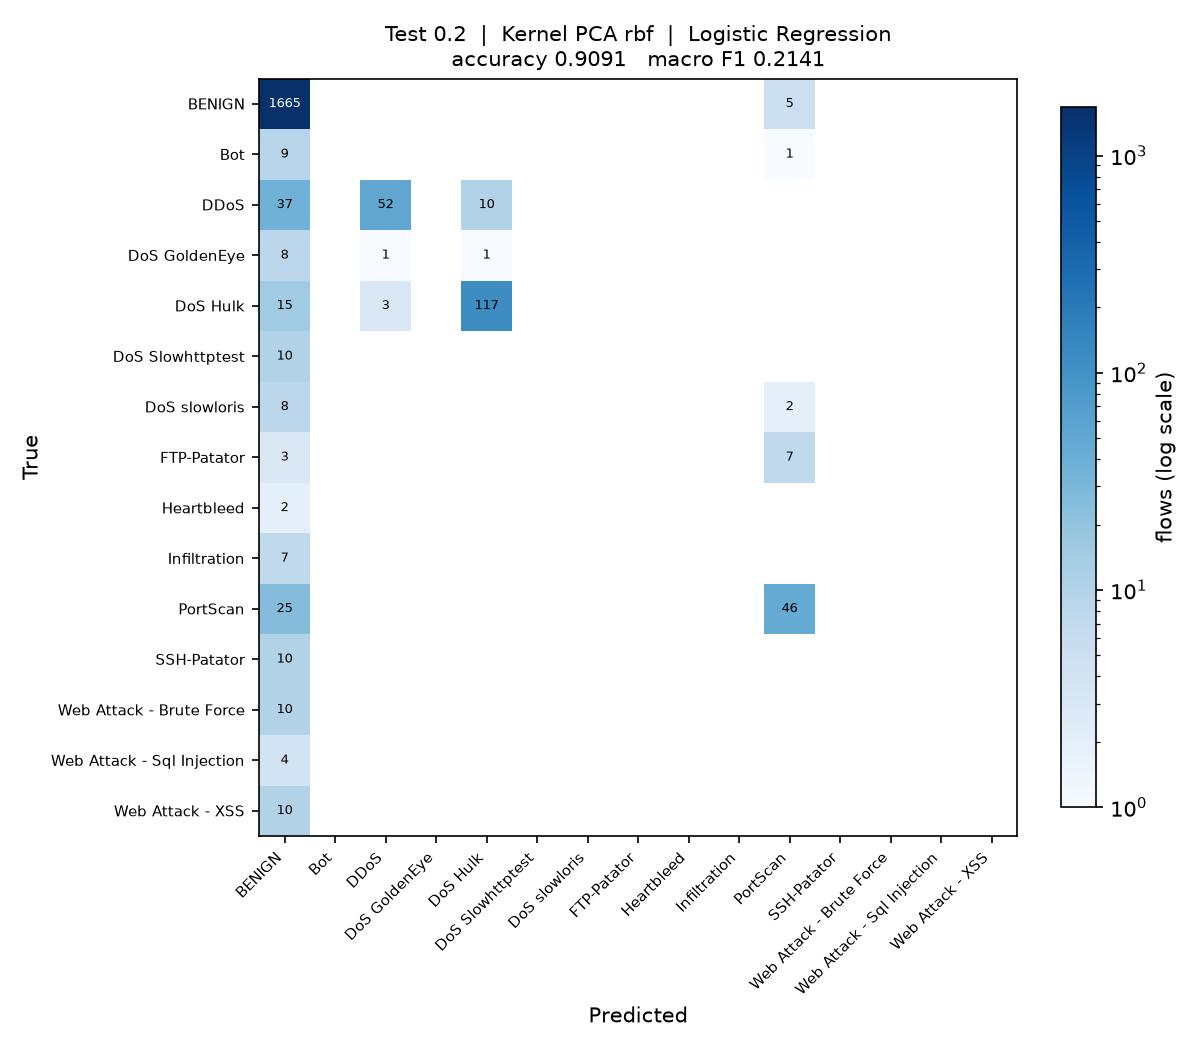

Recreate this plot in Python.
"""
Test_0.2_DR_RBF_LR

Test size 0.2  |  Kernel PCA (rbf)  |  Logistic Regression  (reference sheet #2)

Note: taken in place of sheet #1 Linear Regression, which is a regressor and cannot classify.

Run on its own:

    python Test_0.2_DR_RBF_LR.py

Writes Test_0.2_DR_RBF_LR.jpg (confusion matrix) and appends one row to
results/75_runs.csv.
"""

import os
import sys
import time
import warnings
from pathlib import Path

import matplotlib
matplotlib.use("Agg")
import matplotlib.pyplot as plt
import numpy as np
import pandas as pd
from sklearn.decomposition import KernelPCA
from sklearn.impute import SimpleImputer
from sklearn.metrics import (accuracy_score, confusion_matrix, f1_score,
                             precision_score, recall_score)
from sklearn.model_selection import train_test_split
from sklearn.preprocessing import LabelEncoder, StandardScaler
from sklearn.linear_model import LogisticRegression

sys.path.insert(0, str(Path(__file__).resolve().parent.parent))
from common import load_sample                      # noqa: E402

warnings.filterwarnings("ignore")

# ----- this run -------------------------------------------------------------
TEST_SIZE = 0.2
KERNEL = "rbf"
CLASSIFIER = "LR"
N_COMPONENTS = 15
# ----------------------------------------------------------------------------

SEED = 0
N_JOBS = max(1, (os.cpu_count() or 2) // 2)
STEM = "Test_0.2_DR_RBF_LR"
HERE = Path(__file__).resolve().parent
RESULTS = HERE.parent / "results"


def main():
    t0 = time.time()
    df = load_sample(10000, 50, SEED)
    y = LabelEncoder().fit_transform(df["Label"])
    X = df.drop(columns=["Label", "Day"])
    classes = sorted(df["Label"].unique())
    print(f"{len(df):,} flows, {X.shape[1]} features, {len(classes)} classes")

    X_train, X_test, y_train, y_test = train_test_split(
        X, y, test_size=TEST_SIZE, random_state=SEED, stratify=y)

    # mean imputation and scaling, fitted on the training split only
    imputer = SimpleImputer(strategy="mean").fit(X_train)
    scaler = StandardScaler().fit(imputer.transform(X_train))
    X_train = scaler.transform(imputer.transform(X_train))
    X_test = scaler.transform(imputer.transform(X_test))

    # dimensionality reduction: Kernel PCA, fitted on the training split only.
    # arpack keeps the largest positive eigenvalues; the randomized solver ranks
    # them by magnitude and fails on the sigmoid kernel, which is not PSD.
    kpca = KernelPCA(n_components=N_COMPONENTS, kernel=KERNEL,
                     eigen_solver="arpack", random_state=SEED, n_jobs=N_JOBS)
    X_train = kpca.fit_transform(X_train)
    X_test = kpca.transform(X_test)
    print(f"Kernel PCA ({KERNEL}): {X_train.shape[1]} components")

    classifier = LogisticRegression(max_iter=2000, random_state=SEED)
    classifier.fit(X_train, y_train)
    y_pred = classifier.predict(X_test)

    acc = accuracy_score(y_test, y_pred)
    pre = precision_score(y_test, y_pred, average="macro", zero_division=0)
    rec = recall_score(y_test, y_pred, average="macro", zero_division=0)
    f1 = f1_score(y_test, y_pred, average="macro", zero_division=0)
    pre_w = precision_score(y_test, y_pred, average="weighted", zero_division=0)
    rec_w = recall_score(y_test, y_pred, average="weighted", zero_division=0)
    f1_w = f1_score(y_test, y_pred, average="weighted", zero_division=0)

    print(f"Accuracy  : {acc:.4f}")
    print(f"Precision : {pre:.4f}")
    print(f"Recall    : {rec:.4f}")
    print(f"F1 Score  : {f1:.4f}")

    # confusion matrix image, named to match this script
    cm = confusion_matrix(y_test, y_pred, labels=range(len(classes)))
    fig, ax = plt.subplots(figsize=(8, 7))
    im = ax.imshow(cm, cmap="Blues", norm=matplotlib.colors.LogNorm(vmin=1))
    ax.set_xticks(range(len(classes)), classes, rotation=45, ha="right", fontsize=7)
    ax.set_yticks(range(len(classes)), classes, fontsize=7)
    ax.set_xlabel("Predicted")
    ax.set_ylabel("True")
    ax.set_title(f"Test {TEST_SIZE}  |  Kernel PCA {KERNEL}  |  Logistic Regression\n"
                 f"accuracy {acc:.4f}   macro F1 {f1:.4f}", fontsize=10)
    for i in range(len(classes)):
        for j in range(len(classes)):
            if cm[i, j]:
                ax.text(j, i, cm[i, j], ha="center", va="center", fontsize=6,
                        color="white" if cm[i, j] > cm.max() / 3 else "black")
    fig.colorbar(im, ax=ax, fraction=0.04, label="flows (log scale)")
    fig.tight_layout()
    fig.savefig(HERE / f"{STEM}.jpg", dpi=150)
    plt.close(fig)

    # one row appended to the shared results table
    RESULTS.mkdir(exist_ok=True)
    row = {"Test": TEST_SIZE, "DR": "RBF", "Clas": CLASSIFIER,
           "Acc": round(acc, 4), "Pre": round(pre, 4), "Rec": round(rec, 4),
           "F1": round(f1, 4),
           "Pre_weighted": round(pre_w, 4), "Rec_weighted": round(rec_w, 4),
           "F1_weighted": round(f1_w, 4),
           "n_components": N_COMPONENTS, "seconds": round(time.time() - t0, 1),
           "script": STEM}
    out = RESULTS / "75_runs.csv"
    old = pd.read_csv(out).to_dict("records") if out.exists() else []
    old = [r for r in old if r.get("script") != STEM]
    pd.DataFrame(old + [row]).to_csv(out, index=False)
    print(f"saved {STEM}.jpg and appended to results/75_runs.csv "
          f"({time.time() - t0:.0f}s)")


if __name__ == "__main__":
    main()
